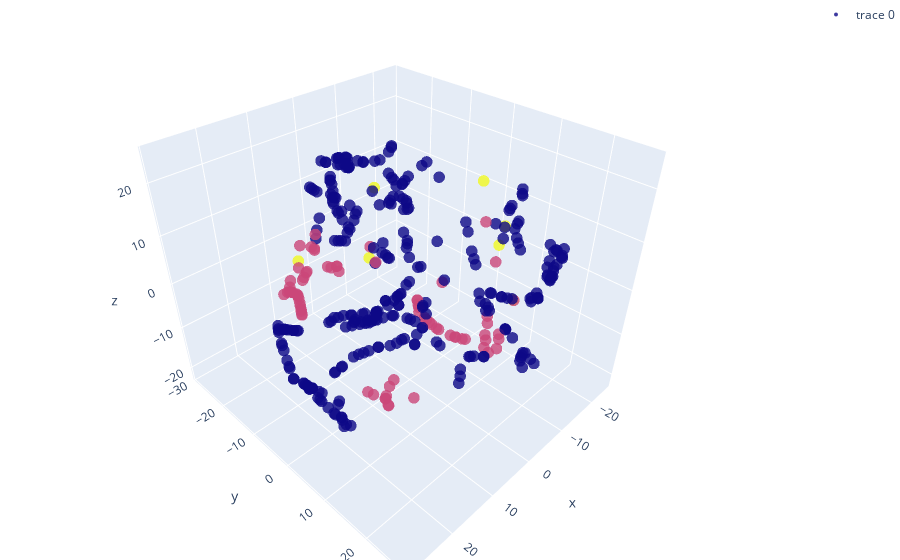

Write notebook code for a chart like this one.
### Code cell
vis_3d_tsne_interactive(
    dataset = 'toy', 
    mode = 'true',
    outlier = 1,
    vis_group = true_group,
    vis_representation = 'inputs',
    y = 0,
)

### Figure 1 — Plotly figure (JSON) as saved in the notebook; plotly's stock layout.template omitted (floating-point values rounded to 4 significant figures; data arrays with more than 128 entries replaced by an {"elided": "..."} marker saying what was removed)
{"data": [{"marker": {"color": {"elided": "376 int values"}, "opacity": 0.8, "size": 4}, "mode": "markers", "type": "scatter3d", "x": {"elided": "376 float values"}, "y": {"elided": "376 float values"}, "z": {"elided": "376 float values"}}], "layout": {"margin": {"b": 0, "l": 0, "r": 0, "t": 0}, "showlegend": true}}
